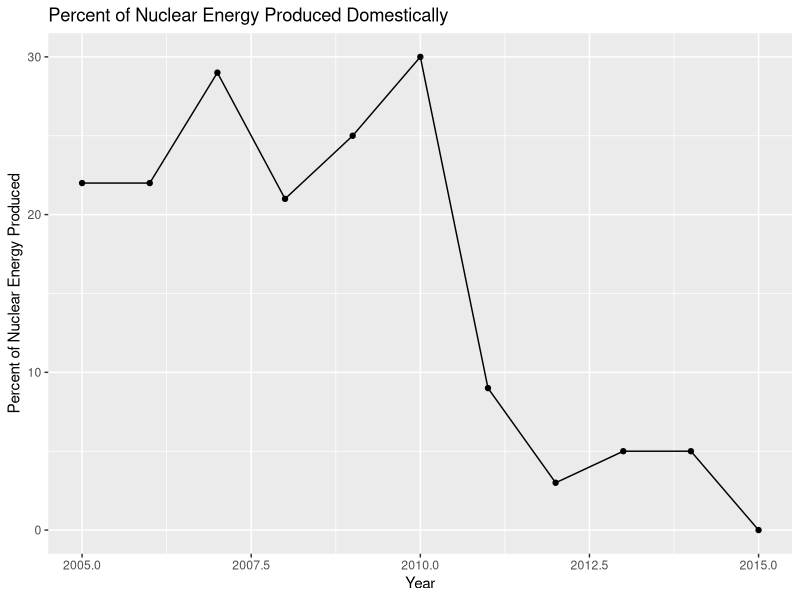

The R source for this figure:
#### Preamble ####
# Purpose: Simulates nuclear energy production in Japan from 2005 to 2015.
# Date: 14 February 2024
# License: MIT


#### Workspace setup ####
library(tidyverse)


#### Simulate data ####
set.seed(123) # For reproducibility 

n <- 11 # Number of years in the figure from 2005 to 2015

years_nuclear <- rep(NA, times=n)

# Percent of nuclear energy production from 2005 to 2010
# Should be 20-30% for all years
for (i in 1:6) {
  years_nuclear[i] <- (sample(20:30, 1))
}

# Percent of nuclear energy production in 2011
# Should be 5-10%
years_nuclear[7] <- (sample(5:10, 1))

# Percent of nuclear energy production from 2012 to 2015
# Should be 0-5% for all years
for (i in 8:n) {
  years_nuclear[i] <- (sample(0:5, 1))
}

simulated_data <-
  tibble(
    year = 2005:2015,
    percent_nuclear = years_nuclear
  )

ggplot(simulated_data, aes(x = year, y = percent_nuclear)) +
  geom_line() +
  geom_point() +
  labs(title = "Percent of Nuclear Energy Produced Domestically", 
       x = "Year", y = "Percent of Nuclear Energy Produced")


#### Test data ####

# Checking that there are only 11 years involved from 2005 to 2015
simulated_data$year |> length() == 11

# Checking that the only years involved are from 2005 to 2015 in that order
simulated_data$year == c(2005, 2006, 2007, 2008, 2009, 2010, 2011, 2012, 2013, 
                         2014, 2015)

# Checking the classes of the columns
simulated_data$year |> class() == "integer"
simulated_data$percent_nuclear |> class() == "integer"

# Checking that the percent of nuclear energy production for all years is
# between 0% and 30%
between(simulated_data$percent_nuclear, 0, 30)

# Checking that the percent of nuclear energy production from 2005 to 2010
# is between 20% and 30%
between(simulated_data$percent_nuclear[1:6], 20, 30)

# Checking that the percent of nuclear energy production in 2011 is between
# 5% and 10%
between(simulated_data$percent_nuclear[7], 5, 10)

# Checking that the percent of nuclear energy production from 2012 to 2015
# is between 0% and 5%
between(simulated_data$percent_nuclear[8:11], 0, 5)
